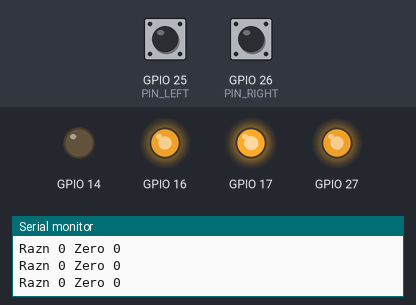
Bench run of a sketch on a simulated ESP32. On the bench: output pins drawn as LEDs (lit = HIGH), the last lines printed to the serial monitor. The test bench sets the inputs (shaded band); at power-on: GPIO 25 (PIN_LEFT) LOW, GPIO 26 (PIN_RIGHT) LOW.

Above: at 1.2 s.
1.3 s: GPIO 25 (PIN_LEFT) pulled HIGH for 0.15 s
At 2.7 s:
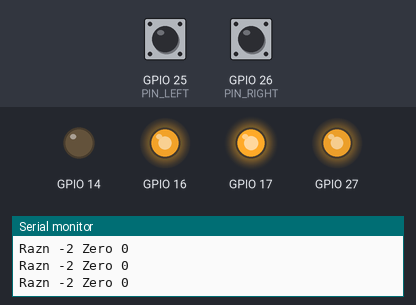
3.0 s: GPIO 25 (PIN_LEFT) pulled HIGH for 1 s
At 3.8 s:
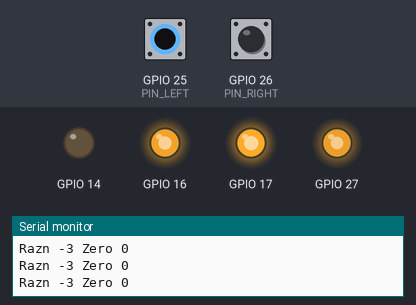
5.5 s: GPIO 25 (PIN_LEFT) pulsed HIGH 5 times (0.12 s each, 0.3 s apart)
At 5.75 s:
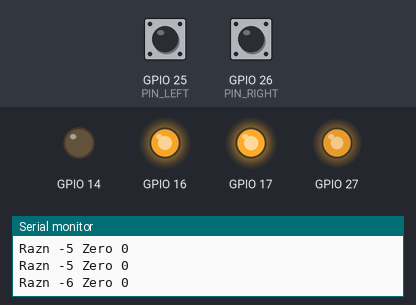
Timing chart, 0 to 8.5 s (numbered marks = the images above; inputs shaded):
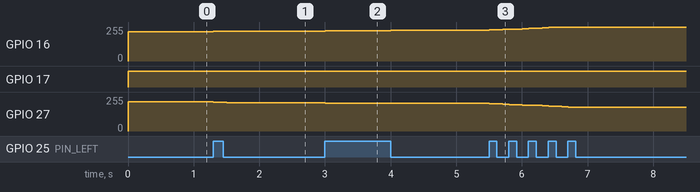

The sketch:

4_sync_motors.ino
```cpp
// #include <Dragster .h>

// Dragster robot(MMAX_16_OHM);
int l = 0, r = 0;
int prev_l = 0, prev_r = 0;
int PIN_LEFT = 25, PIN_RIGHT = 26;

xTaskHandle task_enc, task_mot;

void setup(){
   pinMode(PIN_LEFT, INPUT);
   pinMode(PIN_RIGHT, INPUT);
   pinMode(17, OUTPUT);
   pinMode(14, OUTPUT);
   Serial.begin(115200);

   ledcSetup(0, 5000, 8);
   ledcSetup(1, 5000, 8);
   ledcAttachPin(27, 0);
   ledcAttachPin(16, 1);
   Serial.println("[BEGIN]");

   // digitalWrite(14, LOW);
   // ledcWrite(0, 255);
   // digitalWrite(17, HIGH);
   // ledcWrite(1, 255);
   // Serial.println("[MID]");
   // delay(2000);
   // ledcWrite(0, 0);
   // ledcWrite(1, 0);
   // Serial.println("[DONE]");


   // robot.begin();
   // robot.encodersBegin(left, right);
   // robot.drive(60, 0);
   xTaskCreatePinnedToCore(enc, "encoders", 10000, NULL, 1, &task_enc, 0);
   xTaskCreatePinnedToCore(motors, "motors", 10000, NULL, 1, &task_mot, 1);
}
void loop(){
   delay(10);
}

void motors(void* params){
   while (true){
      int razn = r - l;
      int znach = computePID(razn, 0, 3, 0, 0, 100);
      Serial.printf("Razn %d Zero 0\n", razn);


      digitalWrite(14, LOW);
      ledcWrite(0, 220 - znach);
      digitalWrite(17, HIGH);
      ledcWrite(1, 220 + znach);
      delay(100);
   }

}

void enc(void*params){
   while (true) {
      int curr_r = digitalRead(PIN_RIGHT), curr_l = digitalRead(PIN_LEFT);
      if (curr_r != prev_r) {
         prev_r = curr_r;
         r += 1;
      }
      if (curr_l != prev_l) {
         prev_l = curr_l;
         l += 1;
      }
      // Serial.printf("l %d r %d\n", l, r);
      delay(25);
   }
}

int computePID(float input, float setpoint, float kp, float ki, float kd, float dt) {
  float err = setpoint - input;
  static float integral = 0, prevErr = 0;
  integral += err * dt;
  float D = (err - prevErr) / dt;
  prevErr = err;
  return (err * kp + integral * ki + D * kd);
}
```

Measured:
- after the input at 1.3 s, GPIO 16: 219/255 → 222/255 at once, → 225/255 0.20 s later; GPIO 27: 219/255 → 216/255 at once, → 213/255 0.20 s later
- after the input at 3.0 s, GPIO 16: 225/255 → 228/255 at once, → 231/255 1.0 s later; GPIO 27: 213/255 → 210/255 at once, → 207/255 1.0 s later
- after the input at 5.5 s, GPIO 16: moves from 231/255 to 255/255 over 1.1 s, starting at once; GPIO 27: moves from 207/255 to 177/255 over 1.4 s, starting at once
